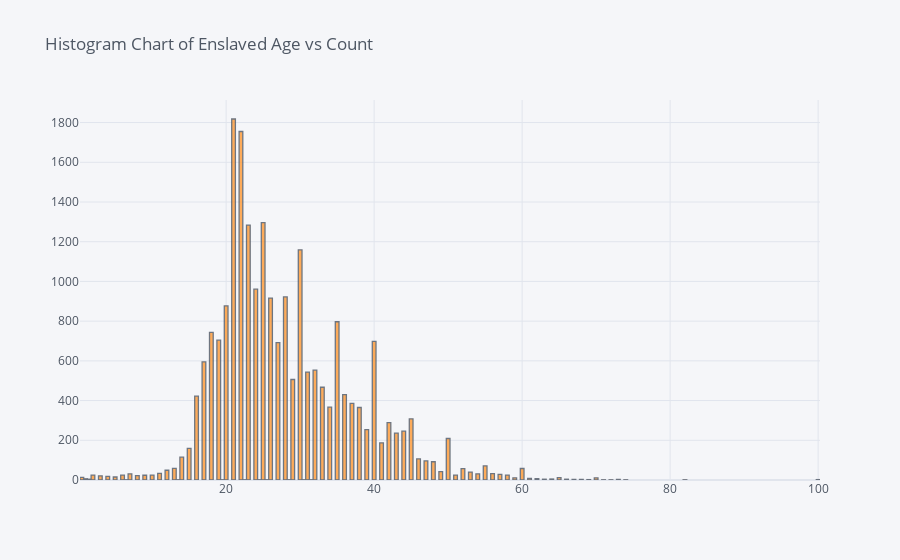

The notebook cell this image was saved under:
### Code cell
# Simple Histogram using iplot
df['AgeFormatted'].iplot(kind='hist', title='Histogram Chart of Enslaved Age vs Count')

### Figure 1 — Plotly figure (JSON) as saved in the notebook; plotly's stock layout.template omitted (floating-point values rounded to 4 significant figures; data arrays with more than 128 entries replaced by an {"elided": "..."} marker saying what was removed)
{"data": [{"histfunc": "count", "histnorm": "", "marker": {"color": "rgba(255, 153, 51, 1.0)", "line": {"color": "#4D5663", "width": 1.3}}, "name": "AgeFormatted", "opacity": 0.8, "orientation": "v", "type": "histogram", "x": {"elided": "23655 float values"}}], "layout": {"autosize": true, "barmode": "overlay", "legend": {"bgcolor": "#F5F6F9", "font": {"color": "#4D5663"}}, "paper_bgcolor": "#F5F6F9", "plot_bgcolor": "#F5F6F9", "title": {"font": {"color": "#4D5663"}, "text": "Histogram Chart of Enslaved Age vs Count"}, "xaxis": {"autorange": true, "gridcolor": "#E1E5ED", "range": [0.25, 100.2], "showgrid": true, "tickfont": {"color": "#4D5663"}, "title": {"font": {"color": "#4D5663"}, "text": ""}, "type": "linear", "zerolinecolor": "#E1E5ED"}, "yaxis": {"autorange": true, "gridcolor": "#E1E5ED", "range": [0, 1914.0], "showgrid": true, "tickfont": {"color": "#4D5663"}, "title": {"font": {"color": "#4D5663"}, "text": ""}, "zerolinecolor": "#E1E5ED"}}}
